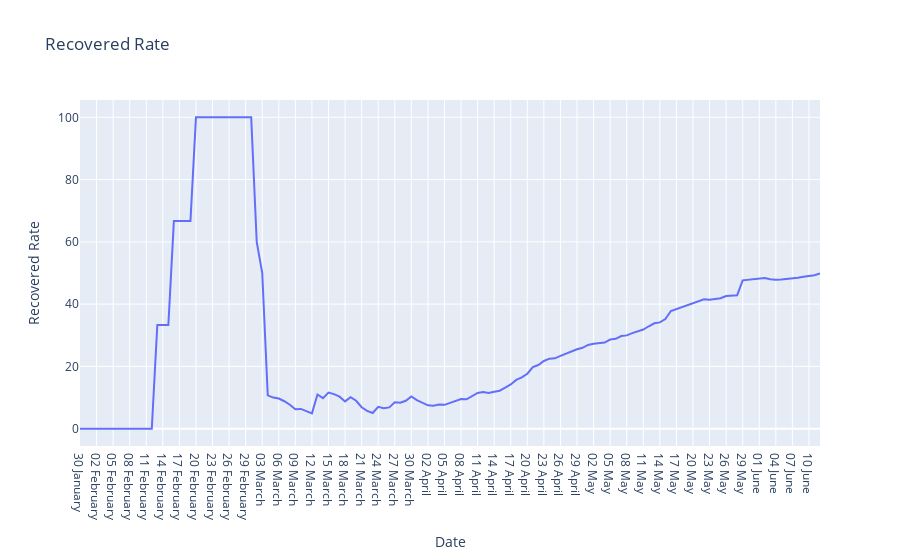

The code cell stored with this chart in its notebook:
### Code cell
px.line(daily, x='Date', y='Recovered Rate', title='Recovered Rate')

### Figure 1 — Plotly figure (JSON) as saved in the notebook; plotly's stock layout.template omitted (floating-point values rounded to 4 significant figures; data arrays with more than 128 entries replaced by an {"elided": "..."} marker saying what was removed)
{"data": [{"hovertemplate": "Date=%{x}<br>Recovered Rate=%{y}<extra></extra>", "legendgroup": "", "line": {"color": "#636efa", "dash": "solid"}, "mode": "lines", "name": "", "orientation": "v", "showlegend": false, "type": "scatter", "x": {"elided": "135 str values"}, "xaxis": "x", "y": {"elided": "135 float values"}, "yaxis": "y"}], "layout": {"legend": {"tracegroupgap": 0}, "title": {"text": "Recovered Rate"}, "xaxis": {"anchor": "y", "domain": [0, 1], "title": {"text": "Date"}}, "yaxis": {"anchor": "x", "domain": [0, 1], "title": {"text": "Recovered Rate"}}}}
